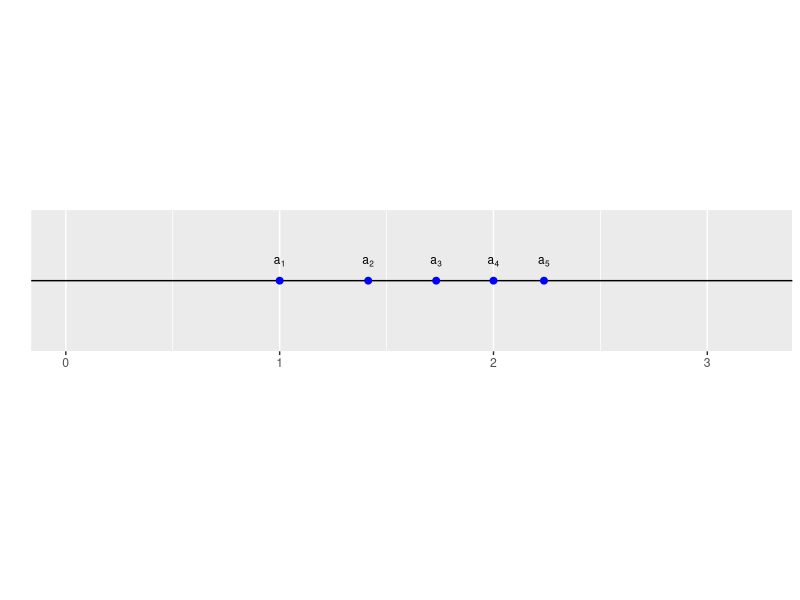
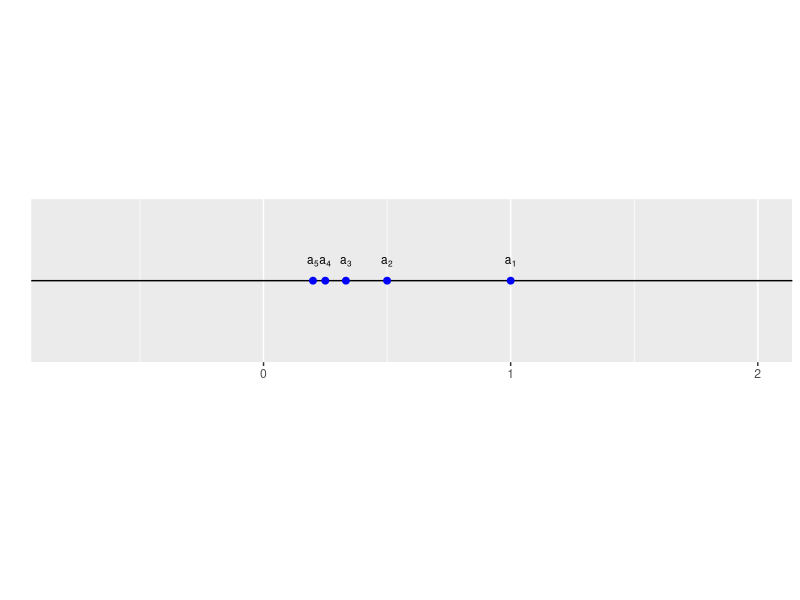
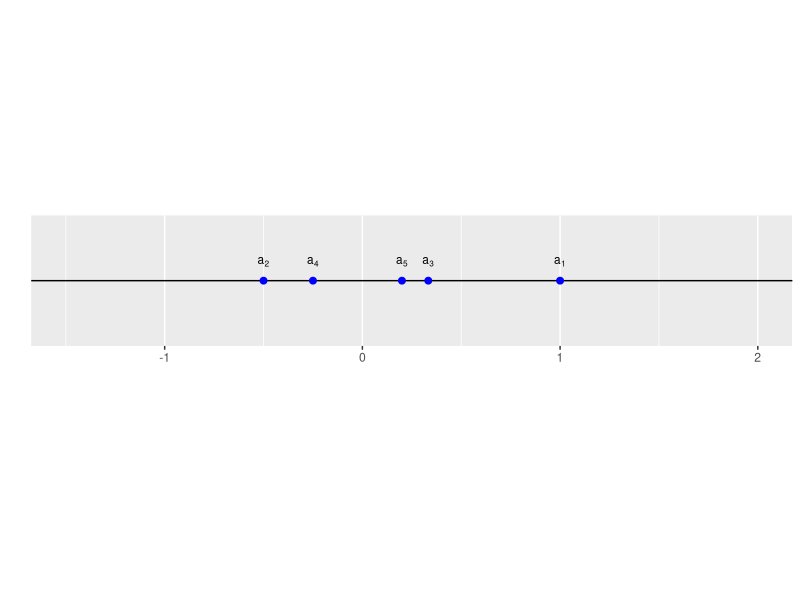
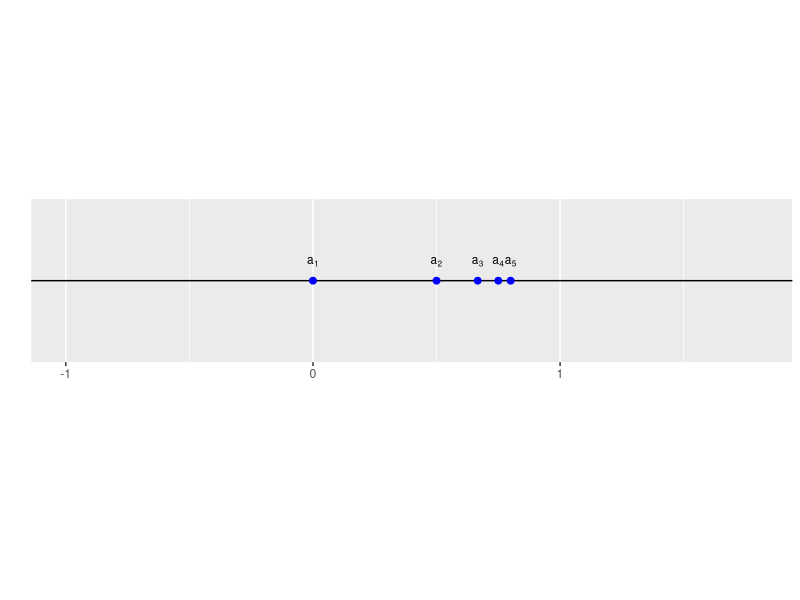
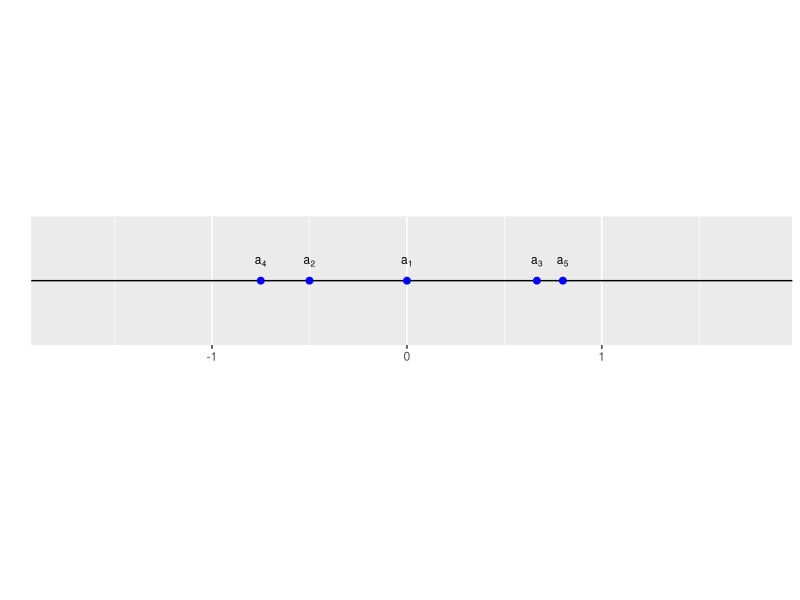
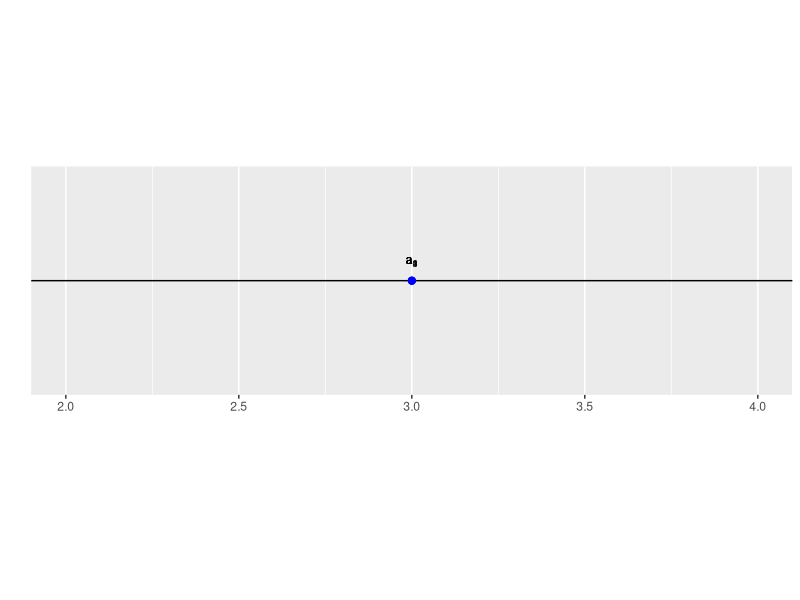

Write R code to recreate these figures, in order.
## ---- chunk 1
options(repos=c("https://mirrors.nics.utk.edu/cran/"))
if(!require(tidyverse)){
    install.packages('tidyverse')
    require(tidyverse)
}
## ---- chunk 2
function.graph <- function(f, layers=list(geom_point(size = 1)), n=1:5){
    df <- tibble(
        x = n,
        y = f(x),
        labels = paste0("a[", x, "]")
    )
    ggplot(df, aes(x=x, y=y)) + layers
}

function.dot <- function(f, n=1:5){
    df <- tibble(
        x = f(n),
        y = 0,
        labels = paste0("a[", n, "]")
    )
    ggplot(df, aes(x=x, y=y)) +
    geom_hline(yintercept=0) +
    geom_point(color = "blue", size = 2) +
    ylab("") +
    xlab("") +
    coord_equal(xlim = c(min(df$x)-1, max(df$x)+1), ylim = c(-.3, .3)) +
    geom_text(aes(label = labels), parse = TRUE, vjust = -1.5, size = 3) +
    theme(
        axis.text.y = element_blank(),
        axis.ticks.y = element_blank(),
        panel.grid.major.y = element_blank(),
        panel.grid.minor.y = element_blank(),
    )
}
## ---- chunk 3
f <- list(
    function(x) sqrt(x),
    function(x) x^-1,
    function(x) (-1)^(x+1) * x^-1,
    function(x) (x - 1) / x,
    function(x) (-1)^(x+1) * (x - 1) / x,
    function(x) 3
)
f8.1.size <- c(3, 3)
n <- list(
    five = 1:5,
    six = 1:6,
    ten = 1:10
)

line.and.points <- list(
    geom_line(color = "red"),
    geom_point(color = "blue", size = 2),
    theme_minimal()
)

test <- list(
)

#        geom_point(size = 3) +
#        geom_text(aes(label = labels), parse = TRUE, vjust = -1.5, size = 3) +
#        theme_minimal() +
#        ylab("") +
#        xlab("") +
#        coord_equal(xlim = c(min(df$y)-1, max(df$y)+1), ylim = c(-.25, .25)) +
#        theme(
#            axis.text.y = element_blank(),
#            axis.ticks.y = element_blank(),
#            panel.grid.major.y = element_blank(),
#            panel.grid.minor.y = element_blank())
## ---- chunk 4
graphs <- lapply(f, function.graph, layers=test, n=n$five)
dots <- lapply(f, function.dot)
for(d in dots) print(d)
